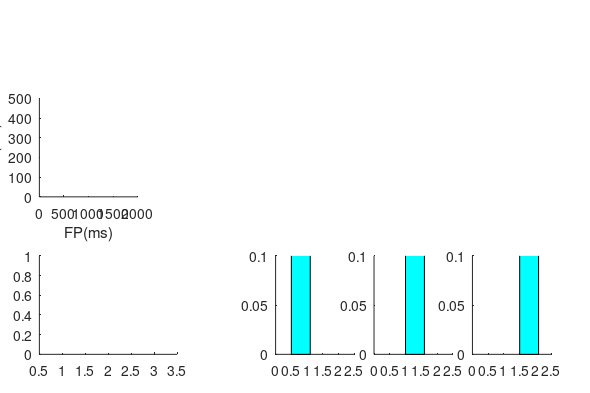

The MATLAB script that drew this image: (Note: this script raises an error after producing the figure.)
Subjects = {
    'Steve'          'RTMixedAll_STEVEPreLesion.mat'
    'John'            'RTMixedAll_JOHNPreLesion.mat'
    'Bob'            'RTMixedAll_BOBPreLesion.mat'
    'Tom'           'RTMixedAll_TOMPreLesion.mat'
    'Mark'          'RTMixedAll_MARKPreLesion.mat'
    'Mike'           'RTMixedAll_MIKEPreLesion.mat'
};
Nsubject = size(Subjects, 1);

figure(27); clf(27)
set(gcf, 'unit', 'centimeters', 'position',[2 2 15 10], 'paperpositionmode', 'auto' )

ha1 = axes;  % for performance
set(ha1, 'units', 'centimeters', 'position', [1 1 3.5 2.5], 'xlim', [0.5 3.5], 'ylim', [0 1], 'ytick', [0:0.2:1],'nextplot', 'add', 'TickLength', [0.01500 0.0250])

haFP(1) = axes;  % for press distribution FP0.5
set(haFP(1), 'units', 'centimeters', 'position', [7 1 2 2.5], 'xlim', [0 2.5], 'ylim', [0 0.1], 'ytick', [0:0.05:1],'nextplot', 'add', 'TickLength', [0.01500 0.0250])
fill([0.5 0.5+0.6 0.5+0.6 0.5], [0 0 0.2 0.2], 'c')
haRT(1) = axes;  % RT for press distribution FP0.5
set(haRT(1), 'units', 'centimeters', 'position', [7 3.5 1.5 0.5], 'xlim', [0 2.5], 'ylim', [0 1+Nsubject], 'ytick', [],'nextplot', 'add', 'TickLength', [0.01500 0.0250])
axis off

haFP(2) = axes;  % for press distribution FP 1
set(haFP(2), 'units', 'centimeters', 'position', [9.5 1 2 2.5], 'xlim', [0 2.5], 'ylim', [0 0.1], 'ytick', [0:0.05:1],'nextplot', 'add', 'TickLength', [0.01500 0.0250])
fill([1 1+0.6 1+0.6 1], [0 0 0.2 0.2], 'c')
haRT(2) = axes;  % RT for press distribution FP 1
set(haRT(2), 'units', 'centimeters', 'position', [9.5 3.5 1.5 0.5], 'xlim', [0 2.5], 'ylim', [0 1+Nsubject], 'ytick', [],'nextplot', 'add', 'TickLength', [0.01500 0.0250])
axis off

haFP(3) = axes;  % for press distribution FP1.5
set(haFP(3), 'units', 'centimeters', 'position', [12 1 2 2.5], 'xlim', [0 2.5], 'ylim', [0 0.1], 'ytick', [0:0.05:1],'nextplot', 'add', 'TickLength', [0.01500 0.0250])
fill([1.5 1.5+0.6 1.5+0.6 1.5], [0 0 0.2 0.2], 'c')
haRT(3) = axes;  % RT for press distribution FP0.5
set(haRT(3), 'units', 'centimeters', 'position', [12 3.5 1.5 0.5], 'xlim', [0 2.5], 'ylim', [0 1+Nsubject], 'ytick', [],'nextplot', 'add', 'TickLength', [0.01500 0.0250])
axis off


haRTall = axes;  % RT
set(haRTall, 'units', 'centimeters', 'position', [1 5 2.5 2.5], 'xlim', [0 2000], 'ylim', [0 500], 'ytick', [0:100:500],'nextplot', 'add', 'TickLength', [0.01500 0.0250])
xlabel('FP(ms)')
ylabel('RT(ms)')


CorrAll = zeros(3, size(Subjects, 1));  % performance. correct, each row is for one FP
PremAll = zeros(3, size(Subjects, 1));  % performance. premature
LatAll = zeros(3, size(Subjects, 1));  % performance. late
Durs = [0:20:2500]/1000;
PressDens = cell(1, 3);
RTs = cell(1, 3);
FPs = [0.5 1 1.5];

for i = 1:size(Subjects, 1)
    
    fileloc = fullfile('C:\Users\jiani\OneDrive\Work\Behavior\BehaviorData\Animals', Subjects{i, 1}, Subjects{i, 2});
    load(fileloc);
    
    for j = 1:length(RTMixed.FPs)
        
        CorrAll(j, i)           = RTMixed.Performance(2, j)/sum(RTMixed.Performance([2:4], j));
        PremAll(j, i)           = RTMixed.Performance(3, j)/sum(RTMixed.Performance([2:4], j));
        LatAll(j, i)            = RTMixed.Performance(4, j)/sum(RTMixed.Performance([2:4], j));
        F = 20/1000*ksdensity(RTMixed.PressDurs{j}, Durs);
        PressDens{j} = [PressDens{j}; F];
        RTij = RTMixed.RT{j};
        RTs{j}(i, :)=[mean(RTij), std(bootstrp(1000, @mean, RTij))];
        
    end;
    
end;

correct_col     =   [0 1 0]*.8;
premature_col   =   [.6 0 0];
late_col        =   [.6 .6 .6];

subcolors = varycolor(size(Subjects, 1));

axes(ha1)
% 0.5 s
hb1=bar(0.75, mean(CorrAll(1, :)));
set(hb1, 'facecolor', correct_col, 'edgecolor', 'k', 'barwidth', 0.2);
hb2=bar(1, mean(PremAll(1, :)));
set(hb2, 'facecolor', premature_col, 'edgecolor', 'k', 'barwidth', 0.2);
hb3=bar(1.25, mean(LatAll(1, :)));
set(hb3, 'facecolor', late_col, 'edgecolor', 'k', 'barwidth', 0.2);

    
% 1 s
hb1=bar(0.75+1, mean(CorrAll(2, :)));
set(hb1, 'facecolor', correct_col, 'edgecolor', 'k', 'barwidth', 0.2);
hb2=bar(1+1, mean(PremAll(2, :)));
set(hb2, 'facecolor', premature_col, 'edgecolor', 'k', 'barwidth', 0.2);
hb3=bar(1.25+1, mean(LatAll(2, :)));
set(hb3, 'facecolor', late_col, 'edgecolor', 'k', 'barwidth', 0.2);


% 1.5 s
hb1=bar(0.75+2, mean(CorrAll(3, :)));
set(hb1, 'facecolor', correct_col, 'edgecolor', 'k', 'barwidth', 0.2);
hb2=bar(1+2, mean(PremAll(3, :)));
set(hb2, 'facecolor', premature_col, 'edgecolor', 'k', 'barwidth', 0.2);
hb3=bar(1.25+2, mean(LatAll(3, :)));
set(hb3, 'facecolor', late_col, 'edgecolor', 'k', 'barwidth', 0.2);

        

for j = 1:size(CorrAll, 1)
    for i = 1:size(CorrAll, 2)
        plot(j-0.25+0.1*(rand-0.5),  CorrAll(j, i), 'ko', 'markersize', 2, 'markerfacecolor', 'k');
        plot(j+0.1*(rand-0.5),   PremAll(j, i) , 'ko', 'markersize', 2, 'markerfacecolor', 'k');
        plot(j+0.25+0.1*(rand-0.5),   LatAll(j, i) , 'ko', 'markersize', 2, 'markerfacecolor', 'k');
    end;
end;
    
ylabel ('Fraction')
 
allrt = RTs{1}(:, 1);
[~, sortindex]= sort(allrt);
RTmean = [];

%% plot reaction time
for j=1:length(RTs);
    RTs{j}=RTs{j}(sortindex, :);
    RTmean(j) = 1000*mean(RTs{j}(:, 1));
    RTse =1000*std(RTs{j}(:, 1))/sqrt(Nsubject);
    axes(haRTall)
    plot(FPs(j)*1000, RTmean(j), 'marker', 'o', 'markersize', 5, 'color', 'k')
    line([FPs(j)*1000 FPs(j)*1000], [-RTse RTse]+RTmean(j), 'color', 'k', 'linewidth', 1)
end;

plot(FPs*1000, RTmean, 'color', 'k')
set(haRTall, 'ylim', [250 350], 'ytick', [250 :50:350], 'xtick', [500:500:1500])

% plot press duration distribution

for j =1:length(haFP)
    meanDens = mean(PressDens{j}, 1);
    seDens = std(PressDens{j}, 0, 1)/sqrt(Nsubject);
    
    axes(haFP(j))
    
    hp = shadedplot(Durs, meanDens-seDens, meanDens+seDens, [0.7 0.7 0.7]);
    hold on
    hp2= plot(Durs, meanDens, 'color', 'k', 'linewidth', 1)
       
    for i = 1:size(Subjects, 1)
        yrand = i;
%         axes(haRT(j))
        
        RTijmean = RTs{j}(i, 1)+FPs(j);
        RTijse = RTs{j}(i, 2);
%         line([RTijmean-RTijse RTijmean+RTijse], [yrand yrand], 'color', 'k')
%         plot(RTijmean, yrand, 'o','markersize', 2, 'color', 'k')
%         
    end;
end;



savefolder = 'C:\Users\jiani\OneDrive\Work\Behavior\Figures';
savename = fullfile(savefolder, 'MixedFPs_Characterizations');

print (gcf,'-dpng', [savename])
saveas(gcf, savename, 'epsc')